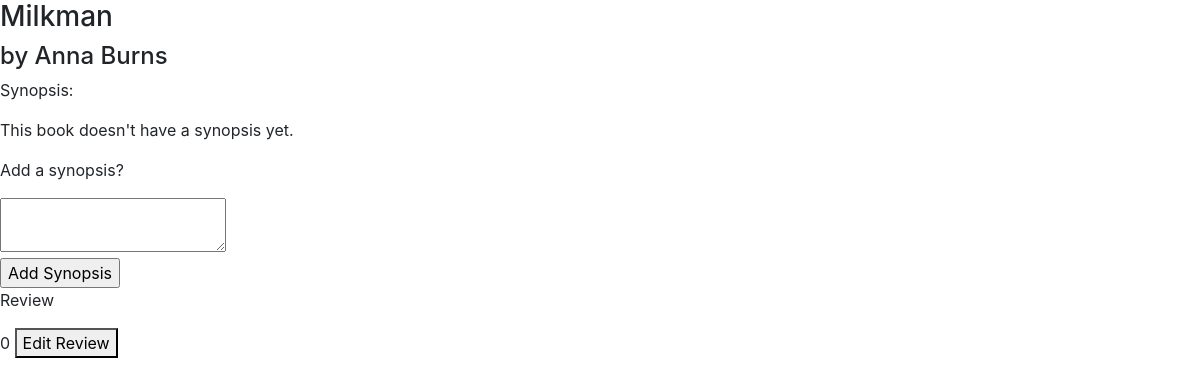
The app's page /2/, older data.
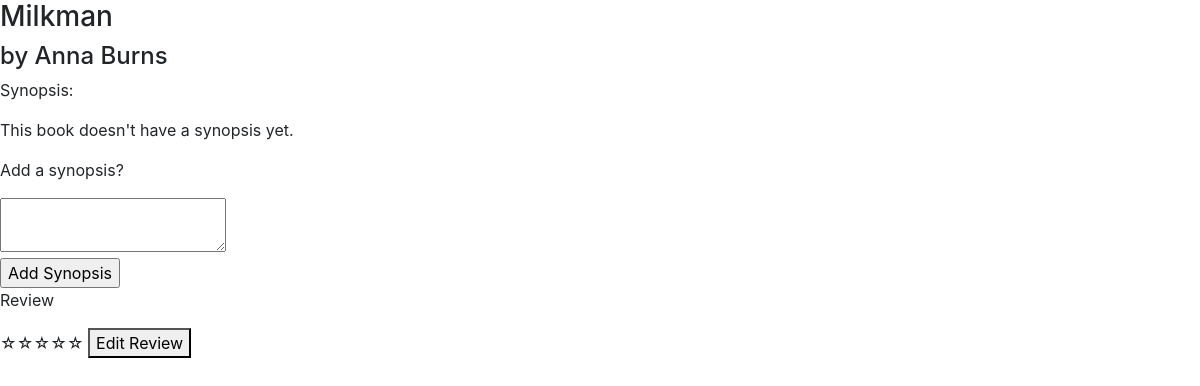
The same page, newer data.
### books/models.py (models this page shows, shortened)
class Book(models.Model):
    NONE = '☆☆☆☆☆'
    ONE_STAR = '★☆☆☆☆'
    TWO_STARS = '★★☆☆☆'
    THREE_STARS = '★★★☆☆'
    FOUR_STARS = '★★★★☆'
    FIVE_STARS = '★★★★★'
    REVIEW_CHOICES = [
        (NONE, 'None'),
        (ONE_STAR, 'One star'),
        (TWO_STARS, 'Two stars'),
        (THREE_STARS, 'Three stars'),
        (FOUR_STARS, 'Four stars'),
        (FIVE_STARS, 'Five stars')
    ]
    title = models.CharField(max_length=255)
    author = models.CharField(max_length=255)
    synopsis = models.CharField(max_length=10000, blank=True, null=True)
    review = models.CharField(max_length=255, choices=REVIEW_CHOICES, default=NONE)
    thoughts = models.CharField(max_length=10000, blank=True, null=True)
    read_date = models.CharField(max_length=255, blank=True, null=True)
    add_date = models.DateTimeField('date added')

### books/views.py (the view)
# urls.py: path('<int:pk>/', views.DetailView.as_view(), name='detail'),
class DetailView(generic.DetailView):
    model = Book
    template_name = 'books/detail.html'

### books/templates/books/detail.html (shortened to what this page needs)
<!DOCTYPE html>
<html lang="en">
<head>
    <link rel="stylesheet" href="https://stackpath.bootstrapcdn.com/bootstrap/4.4.1/css/bootstrap.min.css"
>
    {% load static %}
    <link rel="stylesheet" href="{% static "books/style.css" %}">
</head>
<body>
    <h3>{{ book.title }}</h3>
    <h4>by {{ book.author }}</h4>
    <p>Synopsis:</p>
    {% if book.synopsis %}
    <div id="current_synopsis">
        <div id="synopsis">{{ book.synopsis }}</div>
        <button class="toggle" section="synopsis">Edit Synopsis</button>
    </div>
    <div id="edit_synopsis" style="display:none">
        <form action="{% url 'books:update' book.id 'synopsis' %}" method="post">
            {% csrf_token %}
            <textarea id="new_synopsis" name="synopsis">{{ book.synopsis }}</textarea>
            <br />
            <input type="submit" value="Save">
            <button class="toggle" section="synopsis">Cancel</button>
        </form>
    </div>
    {% else %}
    <div>
        <p>This book doesn't have a synopsis yet.</p>
        <p>Add a synopsis?</p>
        <form action="{% url 'books:update' book.id 'synopsis' %}" method="post">
            <textarea id="new_synopsis" name="synopsis"></textarea>
            <br />
            <input type="submit" value="Add Synopsis">
        </form>
    </div>
    {% endif %}
    <p>Review</p>
    {% if book.review %}
    <div id="current_review">
        <span id="review_stars">{{ book.review }}</span>
        <button class="toggle" section="review">Edit Review</button>
    </div>
    {% endif %}
</body>
</html>

Row changes from the older to the newer data that the page shows:
changed Book "Milkman": review "0" → "☆☆☆☆☆"
